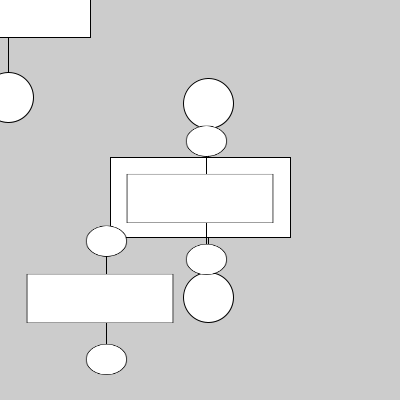
Frame 1 (no input)
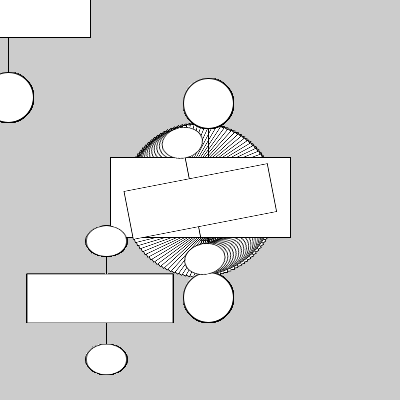
Frame 60 (the mouse pressed at the canvas centre just before this capture)
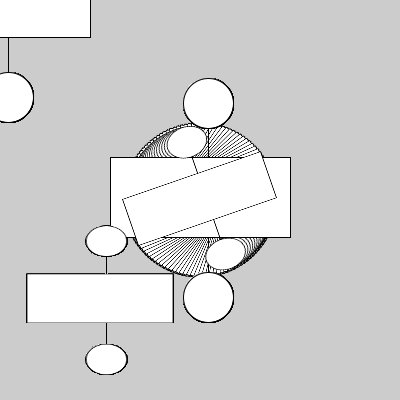
Frame 120 (the mouse held since frame 60 and released just before this capture)

The Processing sketch that drew these frames (run headless with seeded random() and noise(); from frame 60 on, the mouse is pressed at the canvas centre):

// Processing sketch: aula20_g01_exe4
// ── aula20_g01_exe4.pde
PGraphics sol;
void setup() {
  size(400, 400);
  sol = createGraphics(185, 246);
  desenho();
  imageMode(CENTER);
}
void draw() {
  cenario();
}

// ── desenho.pde
void desenho() {
  sol.beginDraw();
  sol.line(100, 10, 100, 200);
  sol.rect(2, 80, 180, 80);
  sol.ellipse(100, 26, 50, 50);
  sol.ellipse(100, 220, 50, 50);
  sol.endDraw();
}
float roda=0;
void cenario() {
  image(sol, 0, 0);
  image(sol, 200, 200);
  image(sol, 100, 300, 150, 150);
  pushMatrix();
  translate(200, 200);
  rotate(roda);
  image(sol, 0, 0, 150, 150);
  popMatrix();
  roda=roda+0.05;
}
